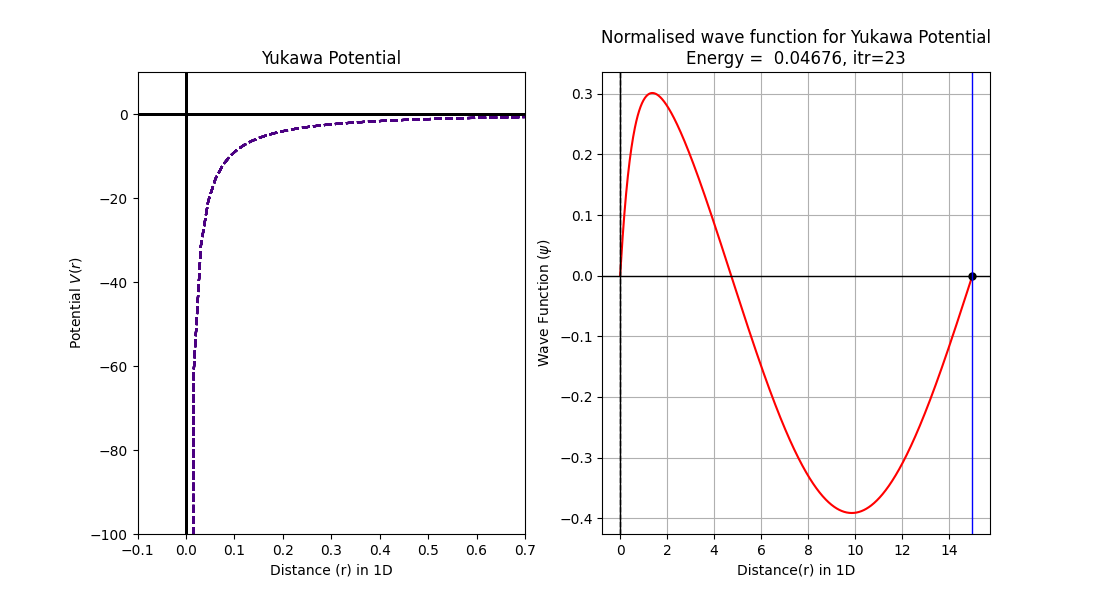

Reproduce this figure in Python.
#Solution of Schrodinger's 1D wave  equation for Yukawa potential
#Modified Euler Method (Euler Method gives bad solution)

import numpy as np
import matplotlib.pyplot as plt
from scipy.integrate import simpson


#Define the dimensionless potential
def V(r):
    b=1
    return -(1/r)*np.exp(-r/b)

#Define the dimensionless Time Independent Schrodinger Equation
def psi(r,y,u,E):
    f=-2*(E-V(r))*y
    return f

def phi(r,y,u):
	return u
   
#Boundary conditions for a wave function
r0,y0,rn,yn=0.001,0,15,0
n=1000

#Modified Euler method with shooting parameter E as energy
def Yukawa(E):
    alpha=0.001        #Initial derivative (can be anything as it doesn't control the solution after normalization)
    r,y,u,R,Y,U=r0,y0,alpha,[r0],[y0],[alpha]
    h=(rn-r0)/n
    for i in range(0,n):   
        y_old=y
        u_old=u
        y=y+h*u
        y_old1=y
        u=u+h*psi(r,y,u,E)
        y=y_old+0.5*h*(phi(r,y_old,u_old)+phi(r+h,y,u))
        u=u_old+0.5*h*(psi(r,y_old,u_old,E)+psi(r+h,y_old1,u,E))
        r=r+h
        R.append(r)
        Y.append(y)
        U.append(u)
    return R,Y,U


#Guessing energy value from plot
#Energies are negative (but finite) if Yukawa Potential supports bound states but the system here allows positive energies for bound states  as it is bounded from both ends with infinite potential at finite distance
energies=np.arange(-10,10,0.01)
H=[]
for i in energies:
    hits=Yukawa(i)[1][-1]
    H.append(hits)
   
plt.figure(figsize=(8,5)) 
plt.plot(energies,H,'b-')
plt.axhline(color='black',lw=1)
plt.axvline(color='black',lw=1)
plt.xlabel('Energy')
plt.ylabel('End-point')
plt.xlim(-0.5,1)
plt.ylim(-0.002,0.002)
plt.minorticks_on()
plt.grid(which='minor',color='green',ls='--')
plt.savefig('/home/[user]/Desktop/GitHub/Computational-Physics-UG/Application to some physics problems/Scrodinger Equation/TISE/Euler Method/Primitive Method/Python Files/Yukawa_hits.png')
plt.show()



#Bisection method for proper choice of energy
while True:
    E1=eval(input('Enter the 1st guess of energy : '))
    E2=eval(input('Enter the 2nd guess of energy : '))
    if Yukawa(E1)[1][-1]*Yukawa(E2)[1][-1]<0:
        break
    print('Energy does not exist between the guesses\nEnter new guesses')

itr=0.0
plt.figure(figsize=(11,6)) 
while True:
    E3=(E1+E2)/2
    if Yukawa(E3)[1][-1]==0:
        break
    if Yukawa(E1)[1][-1]*Yukawa(E3)[1][-1]>0:
        E1=E3
    else:
        E2=E3
    itr=itr+1
    acc=abs(E1-E2)
    if acc<0.00000001:
        break
          
#Normalisation of wave function
    N=1/np.sqrt(simpson(np.array(Yukawa(E3)[1])*np.array(Yukawa(E3)[1]),x=np.array(Yukawa(E3)[0])))
    solution=N*np.array(Yukawa(E3)[1])

#Plotting and printing
    plt.subplot(121)
    r=np.array(Yukawa(E3)[0])
    plt.plot(r,V(r),'--',color='indigo')
    plt.ylabel(r'Potential $V(r)$')
    plt.xlabel('Distance (r) in 1D')
    plt.title('Yukawa Potential')
    plt.ylim(-100,10)
    plt.xlim(-0.1,0.7)
    plt.axhline(color='black',lw=1)
    plt.axvline(color='black',lw=1)
    
    plt.subplot(122)
    plt.cla()
    plt.plot(np.array(Yukawa(E3)[0]),solution,'r',lw=1.5)
    plt.plot(Yukawa(E3)[0][-1],Yukawa(E3)[1][-1],'o',color='black',ms=5)
    plt.title('Normalised wave function for Yukawa Potential\n'+r'Energy =%9.5f, itr=%2i'%(E3,itr))
    plt.xlabel('Distance(r) in 1D')
    plt.ylabel(r'Wave Function ($\psi$)')
    plt.axhline(color='black',lw=1)
    plt.axvline(color='black',lw=1)
    plt.axvline(x=r0,color='black',lw=1,ls='--')
    plt.axvline(x=rn,color='blue',lw=1)
    plt.grid()
    plt.pause(0.5)

plt.savefig('/home/[user]/Desktop/GitHub/Computational-Physics-UG/Application to some physics problems/Scrodinger Equation/TISE/Euler Method/Primitive Method/Python Files/Yukawa.png')
plt.show()
print('The energy satisfying the boundary condition is',E3)
        
